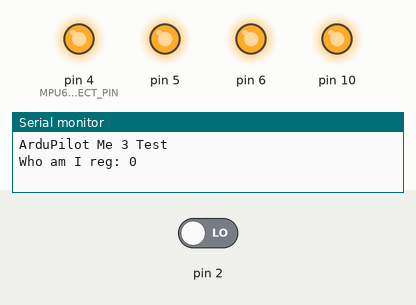
Simulated run of this sketch. Board: Arduino Uno, built with avr-gcc and run on an emulated ATmega328P. On the bench: output pins drawn as LEDs (lit = HIGH), the last lines printed to the serial monitor. Inputs (shaded band) come from the test bench; at power-on: pin 2 LOW.

Above: at 0.2 s.
At 1.2 s:
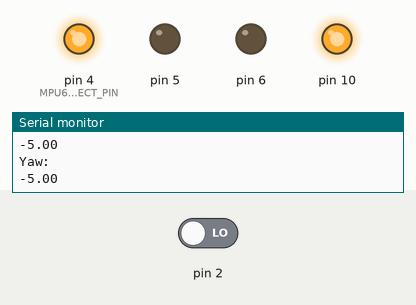
Timing chart, 0 to 2.7 s (numbered marks = the images above):
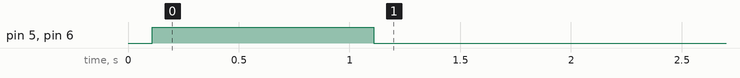

The sketch:

imufinal1.ino
```cpp
/*
Authors:  Varun S S, Manvi Dhawan

This is an open source code developed by MSI

*/

#include <SPI.h>
#include <Wire.h>
//#include <Math.h<


#define MPU6000_CHIP_SELECT_PIN 4

// MPU 6000 registers

#define MPUREG_WHOAMI 0x75 //
#define	MPUREG_SMPLRT_DIV 0x19 //
#define MPUREG_CONFIG 0x1A //
#define MPUREG_GYRO_CONFIG 0x1B
#define MPUREG_ACCEL_CONFIG 0x1C
#define MPUREG_INT_PIN_CFG 0x37
#define	MPUREG_INT_ENABLE 0x38
#define MPUREG_ACCEL_XOUT_H 0x3B //
#define MPUREG_ACCEL_XOUT_L 0x3C //
#define MPUREG_ACCEL_YOUT_H 0x3D //
#define MPUREG_ACCEL_YOUT_L 0x3E //
#define MPUREG_ACCEL_ZOUT_H 0x3F //
#define MPUREG_ACCEL_ZOUT_L 0x40 //
#define MPUREG_TEMP_OUT_H 0x41//
#define MPUREG_TEMP_OUT_L 0x42//
#define MPUREG_GYRO_XOUT_H 0x43 //
#define	MPUREG_GYRO_XOUT_L 0x44 //
#define MPUREG_GYRO_YOUT_H 0x45 //
#define	MPUREG_GYRO_YOUT_L 0x46 //
#define MPUREG_GYRO_ZOUT_H 0x47 //
#define	MPUREG_GYRO_ZOUT_L 0x48 //
#define MPUREG_USER_CTRL 0x6A //
#define	MPUREG_PWR_MGMT_1 0x6B //
#define	MPUREG_PWR_MGMT_2 0x6C //

// Configuration bits MPU 3000 and MPU 6000 (not revised)?
#define BIT_SLEEP                   0x40
#define BIT_H_RESET                 0x80
#define BITS_CLKSEL                 0x07
#define MPU_CLK_SEL_PLLGYROX        0x01
#define MPU_CLK_SEL_PLLGYROZ        0x03
#define MPU_EXT_SYNC_GYROX          0x02
#define BITS_FS_250DPS              0x00
#define BITS_FS_500DPS              0x08
#define BITS_FS_1000DPS             0x10
#define BITS_FS_2000DPS             0x18
#define BITS_FS_MASK                0x18
#define BITS_DLPF_CFG_256HZ_NOLPF2  0x00
#define BITS_DLPF_CFG_188HZ         0x01
#define BITS_DLPF_CFG_98HZ          0x02
#define BITS_DLPF_CFG_42HZ          0x03
#define BITS_DLPF_CFG_20HZ          0x04
#define BITS_DLPF_CFG_10HZ          0x05
#define BITS_DLPF_CFG_5HZ           0x06
#define BITS_DLPF_CFG_2100HZ_NOLPF  0x07
#define BITS_DLPF_CFG_MASK          0x07
#define	BIT_INT_ANYRD_2CLEAR	    0x10
#define	BIT_RAW_RDY_EN		    0x01
#define	BIT_I2C_IF_DIS              0x10

int SENSOR_SIGN[9] = {1,-1,-1,1,1,1,-1,-1,-1};  //{1,-1,-1,1,1,1,-1,-1,-1};  //Correct directions x,y,z - gyros, accels, magnetormeter

int MPU6000_newdata;

int accelX;
int accelY;
int accelZ;
unsigned int temp;
int gyroX;
int gyroY;
int gyroZ;


float v_ref =3.3;
float v_z_g =1.5;
float acc_sens = 0.3; // Sensitivity of accelerometer
float gyro_sens = 0.0033; //Sensitivity of gyro
float RaccX,RaccY,RaccZ;
float gyroRate_X, gyroRate_Y;
float R;

float axR, ayR, azR;

void setup()
{
  Serial.begin(57600);
  Serial.println("ArduPilot Me 3 Test");
  mpu_setup();    //MPU Initialization
 // Compass_Init();
  pinMode(6,OUTPUT);
  digitalWrite(6,HIGH);
  pinMode(5,OUTPUT);
  digitalWrite(5,HIGH);
  delay(1000);
  digitalWrite(6,LOW);
  digitalWrite(5,LOW);
}
int test=0;
 int sum=0;
void loop()
{

 mpu_read ();
 get_accAngle();
 get_gyroAngle();
Serial.print("Roll: ");
 //Serial.println(accelX);
 Serial.println(RaccX);
 Serial.println("Pitch: ");
 //Serial.println(accelY);
 Serial.println(RaccY);
 Serial.println("Yaw: ");
 //Serial.println(accelZ);
 Serial.println(RaccZ);
 Serial.println();

 delay(500);
 Serial.println("Gyro Values");
 Serial.println("Rate about x: ");
 Serial.println(gyroX);
 Serial.println("Rate about y: ");
 Serial.println(gyroY);
 Serial.println("Time: ");
 Serial.println(temp);

 delay(1000);
 //Read_Compass();
 //Compass_Heading();

 /* Serial.print("Temp: ");
  Serial.print(temp);
  Serial.print ("\t");

  Serial.print("Accels: ");
  Serial.print(accelX/255);
  Serial.print ("\t");*/

//  Serial.print(accelY/255);
//  Serial.print ("\t");
//  Serial.print(accelZ/255);
//  Serial.print ("\t");
//
//  Serial.print("Gyros: ");
//  Serial.print(gyroX/255);
//  Serial.print ("\t");
//  Serial.print(gyroY/255);
//  Serial.print ("\t");
//  Serial.print(gyroZ/255);
//  Serial.print ("\t");
//
//  Serial.print("Mag: ");
//  Serial.print(magnetom_x);
//  Serial.print ("\t");
//  Serial.print(magnetom_y);
//  Serial.print ("\t");
//  Serial.print(magnetom_z);
//  Serial.print ("\t");
Serial.println();
//
// delay(500);

 }
```

MPU6000.ino
```cpp
// MPU6000 SPI functions
byte MPU6000_SPI_read(byte reg)
{
  byte dump;
  byte return_value;
  byte addr = reg | 0x80; // Set most significant bit
  digitalWrite(MPU6000_CHIP_SELECT_PIN, LOW);
  dump = SPI.transfer(addr);
  return_value = SPI.transfer(0);
  digitalWrite(MPU6000_CHIP_SELECT_PIN, HIGH);
  return(return_value);
}

void MPU6000_SPI_write(byte reg, byte data)
{
  byte dump;
  digitalWrite(MPU6000_CHIP_SELECT_PIN, LOW);
  dump = SPI.transfer(reg);
  dump = SPI.transfer(data);
  digitalWrite(MPU6000_CHIP_SELECT_PIN, HIGH);
}

void mpu_setup () {

      // SPI initialization
    SPI.begin();
    SPI.setClockDivider(SPI_CLOCK_DIV16);      // SPI at 1Mhz (on 16Mhz clock)
     // MPU6000 chip select setup
    pinMode(MPU6000_CHIP_SELECT_PIN, OUTPUT);
    digitalWrite(MPU6000_CHIP_SELECT_PIN, HIGH);

    // Chip reset
    MPU6000_SPI_write(MPUREG_PWR_MGMT_1, BIT_H_RESET);
    delay(100);  // Startup time delay
    // Wake Up device and select GyroZ clock (better performance)
    MPU6000_SPI_write(MPUREG_PWR_MGMT_1, MPU_CLK_SEL_PLLGYROZ);
    delay(1);
    // Disable I2C bus (recommended on datasheet)
    MPU6000_SPI_write(MPUREG_USER_CTRL, BIT_I2C_IF_DIS);
    delay(1);
    // SAMPLE RATE
    MPU6000_SPI_write(MPUREG_SMPLRT_DIV,0x04);     // Sample rate = 200Hz    Fsample= 1Khz/(4+1) = 200Hz
    delay(1);
    // FS & DLPF   FS=1000º/s, DLPF = 42Hz (low pass filter)
    MPU6000_SPI_write(MPUREG_CONFIG, BITS_DLPF_CFG_42HZ);
    delay(1);
    MPU6000_SPI_write(MPUREG_GYRO_CONFIG,BITS_FS_1000DPS);  // Gyro scale 1000º/s
    delay(1);
    MPU6000_SPI_write(MPUREG_ACCEL_CONFIG,0x08);   // Accel scele 4g (4096LSB/g)
    delay(1);
    // INT CFG => Interrupt on Data Ready
    MPU6000_SPI_write(MPUREG_INT_ENABLE,BIT_RAW_RDY_EN);        // INT: Raw data ready
    delay(1);
    MPU6000_SPI_write(MPUREG_INT_PIN_CFG,BIT_INT_ANYRD_2CLEAR);        // INT: Clear on any read
    delay(1);
    // Oscillator set
    // MPU6000_SPI_write(MPUREG_PWR_MGMT_1,MPU_CLK_SEL_PLLGYROZ);
    delay(1);

    //MPU_INT is connected to INT 1. Enable interrupt on INT1
    attachInterrupt(0,MPU6000_data_int,RISING);

    Serial.print("Who am I reg: ");
    Serial.println((int)MPU6000_SPI_read(MPUREG_WHOAMI));
}

// MPU6000 INTERRUPT ON INT1
void MPU6000_data_int()
{
  MPU6000_newdata=1;
}

void mpu_read () {
  int byte_H;
  int byte_L;


  if (MPU6000_newdata>0)   // Wait until we have new data from MPU6000 (INT6 interrupt)
  {
  // Read AccelX
    byte_H = MPU6000_SPI_read(MPUREG_ACCEL_XOUT_H);
    byte_L = MPU6000_SPI_read(MPUREG_ACCEL_XOUT_L);
    accelX = (byte_H<<8)| byte_L;
    // Read AccelY
    byte_H = MPU6000_SPI_read(MPUREG_ACCEL_YOUT_H);
    byte_L = MPU6000_SPI_read(MPUREG_ACCEL_YOUT_L);
    accelY = (byte_H<<8)| byte_L;
    // Read AccelZ
    byte_H = MPU6000_SPI_read(MPUREG_ACCEL_ZOUT_H);
    byte_L = MPU6000_SPI_read(MPUREG_ACCEL_ZOUT_L);
    accelZ = (byte_H<<8)| byte_L;

    // Read Temp
    byte_H = MPU6000_SPI_read(MPUREG_TEMP_OUT_H);
    byte_L = MPU6000_SPI_read(MPUREG_TEMP_OUT_L);
    temp = (byte_H<<8)| byte_L;

    // Read GyroX
    byte_H = MPU6000_SPI_read(MPUREG_GYRO_XOUT_H);
    byte_L = MPU6000_SPI_read(MPUREG_GYRO_XOUT_L);
    gyroX = (byte_H<<8)| byte_L;
    // Read GyroY
    byte_H = MPU6000_SPI_read(MPUREG_GYRO_YOUT_H);
    byte_L = MPU6000_SPI_read(MPUREG_GYRO_YOUT_L);
    gyroY = (byte_H<<8)| byte_L;
    // Read GyroZ
    byte_H = MPU6000_SPI_read(MPUREG_GYRO_ZOUT_H);
    byte_L = MPU6000_SPI_read(MPUREG_GYRO_ZOUT_L);
    gyroZ = (byte_H<<8)| byte_L;

/*  Serial.print("Temp: ");
  Serial.print(temp);
  Serial.print ("\t");

  Serial.print("Accels: ");
  Serial.print(accelX/255);
  Serial.print ("\t");*/
//  Serial.print(accelY/255);
//  Serial.print ("\t");
//  Serial.print(accelZ/255);
//  Serial.print ("\t");
//
//  Serial.print("Gyros: ");
//  Serial.print(gyroX/255);
//  Serial.printp("\t");
//  Serial.print(gyroY/255);
//  Serial.print ("\t");
//  Serial.print(gyroZ/255);
//  Serial.print ("\t");
// Serial.println();
  }
}
```

accelerometer_angles.ino
```cpp
void get_accAngle()
{
  RaccX = (accelX*v_ref/1024 - v_z_g)/acc_sens;
  RaccY = (accelY*v_ref/1024 - v_z_g)/acc_sens;
  RaccZ = (accelZ*v_ref/1024 - v_z_g)/acc_sens;

  R = sqrt(RaccX*RaccX+RaccY*RaccY+RaccZ*RaccZ);

  axR = acos(RaccX/R);
  ayR = acos(RaccY/R);
  azR = acos(RaccZ/R);
}

void get_gyroAngle()
{
  gyroRate_X = (gyroX*v_ref/1024 - v_z_g)/gyro_sens;
  gyroRate_Y = (gyroY*v_ref/1024 - v_z_g)/gyro_sens;
}
```
